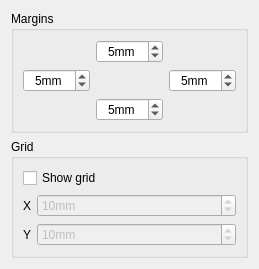
<?xml version="1.0" encoding="UTF-8"?>
<ui version="4.0">
 <class>PageProperties</class>
 <widget class="QWidget" name="PageProperties">
  <property name="geometry">
   <rect>
    <x>0</x>
    <y>0</y>
    <width>258</width>
    <height>255</height>
   </rect>
  </property>
  <property name="windowTitle">
   <string>Page Properties</string>
  </property>
  <layout class="QGridLayout" name="gridLayout_2">
   <item row="0" column="0">
    <widget class="QGroupBox" name="groupBox">
     <property name="title">
      <string>Margins</string>
     </property>
     <layout class="QGridLayout" name="gridLayout">
      <item row="0" column="0">
       <spacer name="horizontalSpacer_3">
        <property name="orientation">
         <enum>Qt::Horizontal</enum>
        </property>
        <property name="sizeHint" stdset="0">
         <size>
          <width>65</width>
          <height>20</height>
         </size>
        </property>
       </spacer>
      </item>
      <item row="0" column="1">
       <widget class="QSpinBox" name="MarginTop">
        <property name="toolTip">
         <string>Top margin in mm</string>
        </property>
        <property name="alignment">
         <set>Qt::AlignCenter</set>
        </property>
        <property name="suffix">
         <string>mm</string>
        </property>
        <property name="maximum">
         <number>100</number>
        </property>
        <property name="value">
         <number>5</number>
        </property>
       </widget>
      </item>
      <item row="0" column="2">
       <spacer name="horizontalSpacer_2">
        <property name="orientation">
         <enum>Qt::Horizontal</enum>
        </property>
        <property name="sizeHint" stdset="0">
         <size>
          <width>65</width>
          <height>20</height>
         </size>
        </property>
       </spacer>
      </item>
      <item row="1" column="0">
       <widget class="QSpinBox" name="MarginLeft">
        <property name="toolTip">
         <string>Left margin in mm</string>
        </property>
        <property name="alignment">
         <set>Qt::AlignCenter</set>
        </property>
        <property name="suffix">
         <string>mm</string>
        </property>
        <property name="maximum">
         <number>100</number>
        </property>
        <property name="value">
         <number>5</number>
        </property>
       </widget>
      </item>
      <item row="1" column="1">
       <spacer name="horizontalSpacer">
        <property name="orientation">
         <enum>Qt::Horizontal</enum>
        </property>
        <property name="sizeHint" stdset="0">
         <size>
          <width>65</width>
          <height>20</height>
         </size>
        </property>
       </spacer>
      </item>
      <item row="1" column="2">
       <widget class="QSpinBox" name="MarginRight">
        <property name="toolTip">
         <string>Right margin in mm</string>
        </property>
        <property name="alignment">
         <set>Qt::AlignCenter</set>
        </property>
        <property name="suffix">
         <string>mm</string>
        </property>
        <property name="maximum">
         <number>100</number>
        </property>
        <property name="value">
         <number>5</number>
        </property>
       </widget>
      </item>
      <item row="2" column="0">
       <spacer name="horizontalSpacer_4">
        <property name="orientation">
         <enum>Qt::Horizontal</enum>
        </property>
        <property name="sizeHint" stdset="0">
         <size>
          <width>65</width>
          <height>20</height>
         </size>
        </property>
       </spacer>
      </item>
      <item row="2" column="1">
       <widget class="QSpinBox" name="MarginBottom">
        <property name="toolTip">
         <string>Bottom margin in mm</string>
        </property>
        <property name="alignment">
         <set>Qt::AlignCenter</set>
        </property>
        <property name="suffix">
         <string>mm</string>
        </property>
        <property name="maximum">
         <number>100</number>
        </property>
        <property name="value">
         <number>5</number>
        </property>
       </widget>
      </item>
      <item row="2" column="2">
       <spacer name="horizontalSpacer_5">
        <property name="orientation">
         <enum>Qt::Horizontal</enum>
        </property>
        <property name="sizeHint" stdset="0">
         <size>
          <width>65</width>
          <height>20</height>
         </size>
        </property>
       </spacer>
      </item>
     </layout>
    </widget>
   </item>
   <item row="1" column="0">
    <widget class="QGroupBox" name="groupBox_2">
     <property name="title">
      <string>Grid</string>
     </property>
     <layout class="QFormLayout" name="formLayout">
      <item row="0" column="0" colspan="2">
       <widget class="QCheckBox" name="ShowGrid">
        <property name="text">
         <string>Show grid</string>
        </property>
       </widget>
      </item>
      <item row="1" column="0">
       <widget class="QLabel" name="label">
        <property name="sizePolicy">
         <sizepolicy hsizetype="Preferred" vsizetype="Preferred">
          <horstretch>0</horstretch>
          <verstretch>0</verstretch>
         </sizepolicy>
        </property>
        <property name="text">
         <string comment="The horizontal axis">X</string>
        </property>
       </widget>
      </item>
      <item row="1" column="1">
       <widget class="QSpinBox" name="GridX">
        <property name="enabled">
         <bool>false</bool>
        </property>
        <property name="toolTip">
         <string>Grid X spacing in mm</string>
        </property>
        <property name="suffix">
         <string>mm</string>
        </property>
        <property name="minimum">
         <number>1</number>
        </property>
        <property name="maximum">
         <number>100</number>
        </property>
        <property name="value">
         <number>10</number>
        </property>
       </widget>
      </item>
      <item row="2" column="0">
       <widget class="QLabel" name="label_2">
        <property name="sizePolicy">
         <sizepolicy hsizetype="Preferred" vsizetype="Preferred">
          <horstretch>0</horstretch>
          <verstretch>0</verstretch>
         </sizepolicy>
        </property>
        <property name="text">
         <string>Y</string>
        </property>
       </widget>
      </item>
      <item row="2" column="1">
       <widget class="QSpinBox" name="GridY">
        <property name="enabled">
         <bool>false</bool>
        </property>
        <property name="toolTip">
         <string>Grid Y spacing in mm</string>
        </property>
        <property name="suffix">
         <string>mm</string>
        </property>
        <property name="minimum">
         <number>1</number>
        </property>
        <property name="maximum">
         <number>100</number>
        </property>
        <property name="value">
         <number>10</number>
        </property>
       </widget>
      </item>
     </layout>
    </widget>
   </item>
  </layout>
  <zorder>groupBox</zorder>
  <zorder>groupBox_2</zorder>
  <zorder>MarginTop</zorder>
 </widget>
 <tabstops>
  <tabstop>MarginTop</tabstop>
  <tabstop>MarginLeft</tabstop>
  <tabstop>MarginRight</tabstop>
  <tabstop>MarginBottom</tabstop>
  <tabstop>ShowGrid</tabstop>
  <tabstop>GridX</tabstop>
  <tabstop>GridY</tabstop>
 </tabstops>
 <resources/>
 <connections>
  <connection>
   <sender>ShowGrid</sender>
   <signal>toggled(bool)</signal>
   <receiver>GridX</receiver>
   <slot>setEnabled(bool)</slot>
   <hints>
    <hint type="sourcelabel">
     <x>41</x>
     <y>184</y>
    </hint>
    <hint type="destinationlabel">
     <x>71</x>
     <y>240</y>
    </hint>
   </hints>
  </connection>
  <connection>
   <sender>ShowGrid</sender>
   <signal>toggled(bool)</signal>
   <receiver>GridY</receiver>
   <slot>setEnabled(bool)</slot>
   <hints>
    <hint type="sourcelabel">
     <x>54</x>
     <y>183</y>
    </hint>
    <hint type="destinationlabel">
     <x>59</x>
     <y>265</y>
    </hint>
   </hints>
  </connection>
 </connections>
</ui>
